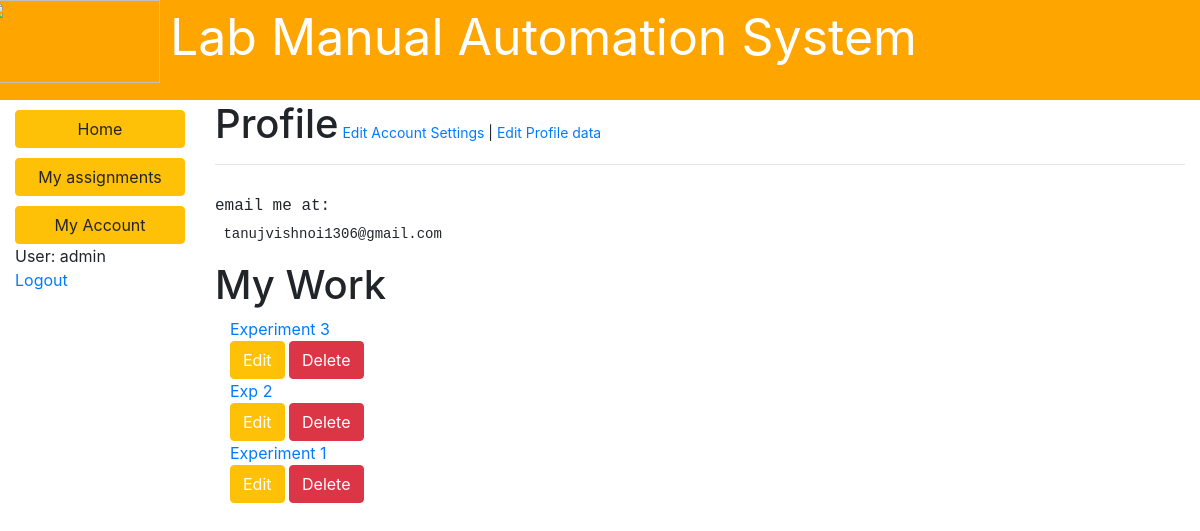
Before: /blog/profile/ (signed in) with the older database file.
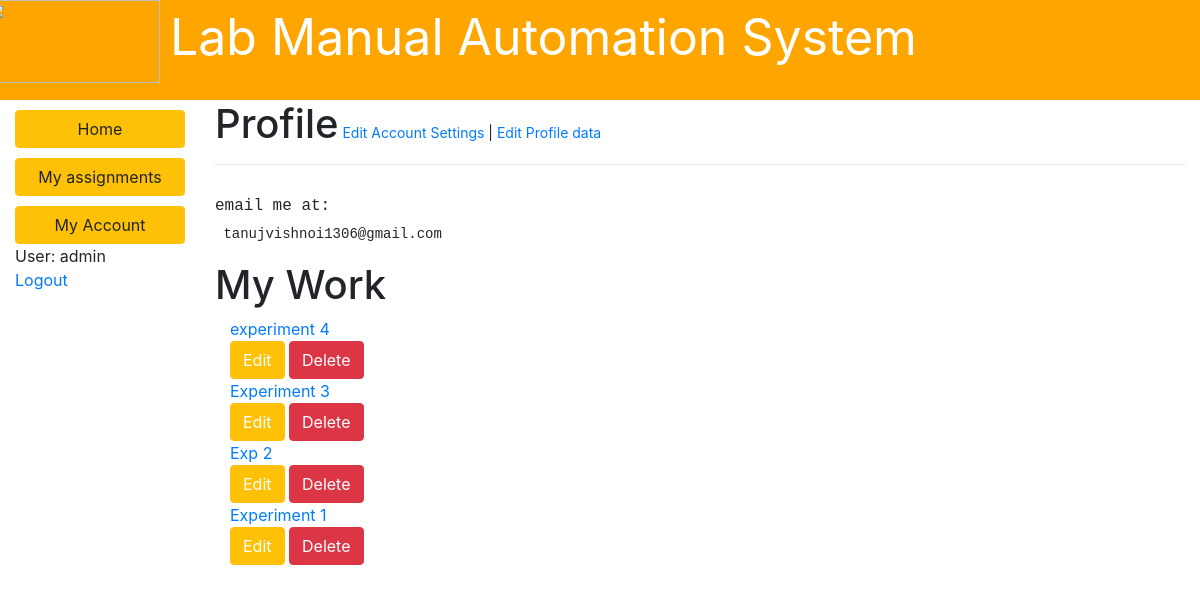
After: the same page with the newer database file.
### blog/models.py (models this page shows, shortened)
class Assignment(models.Model):
	title=models.CharField(max_length=200)
	author=models.ForeignKey("UserProfile", on_delete=models.SET_NULL, null=True)
	timestamp=models.DateTimeField(auto_now=False,auto_now_add=True)
	publish=models.DateField(auto_now=False,auto_now_add=False)
	file_pdf=models.FileField(null=True, blank=True)
	Rmin = models.IntegerField(default=0)
	Rmax = models.IntegerField(default=800)
	class Meta:
		ordering = ["-timestamp"]
	def __str__(self):
		return (self.title)

### blog/views.py (the view)
def profile(request):
	args={"user":request.user}
	return render(request,'profile.html',args)

### blog/templates/profile.html (shortened to what this page needs)
{% extends "base_generic.html" %}
{% block content %}
<h1>Profile<small style="font-size: 14px"> <a href="{% url 'edit_profile'%}"> Edit Account Settings</a>
|<a href="{% url 'edit_user_profile'%}"> Edit Profile data</a></small></h1>
<hr>
<div class="row">
<div class="col-sm-6">
</div>
<div class="col-sm-6">
</div>
</div>
<pre><h6>email me at:</h6> {{ user.email }}</pre>
<div class="row">
<div class="col-sm-4">
<h1>My Work</h1>
{% for blog in user.userprofile.assignment_set.all  %}
	<div class="container" class="row">
		<a href="{% url 'blog-detail' blog.pk  %}">{{blog}}</a>
		<div >
 		<a class="btn btn-warning" style="color: white" href="{% url 'update' blog.pk %}">Edit</a>
 		<a  class="btn btn-danger" style="color: white" href="{% url 'delete' blog.pk %}"> Delete</a>
 		</div>
 	</div>
{% endfor %}
  </div>
</div>
</div>
{% endblock %}

Changed rows visible on the page:
added Assignment: title "experiment 4"
